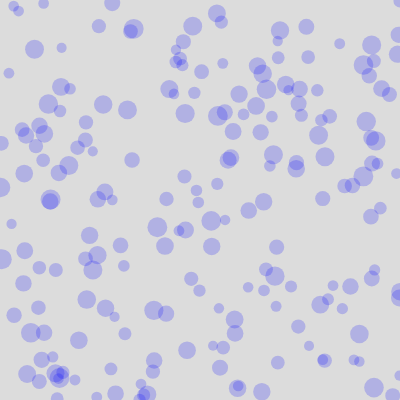
Frame 1 (no input)
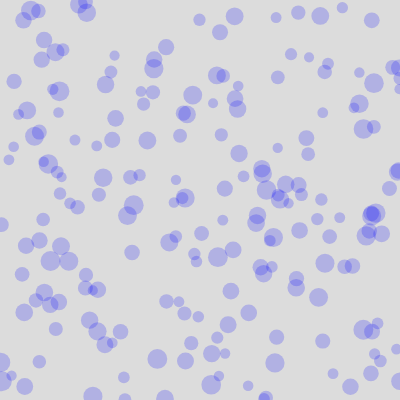
Frame 60 (no input)
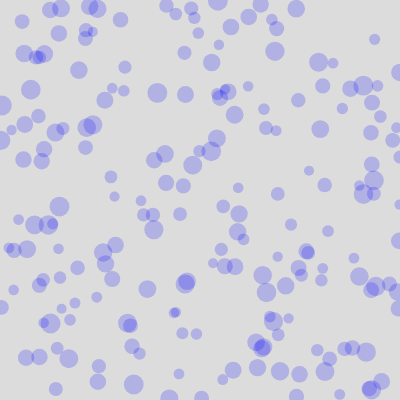
Frame 120 (the mouse pressed at the canvas centre since frame 60)

The p5.js sketch that drew these frames (run headless with seeded random() and noise() and a simulated clock; from frame 60 on, the mouse is pressed at the canvas centre):

// p5.js sketch
// ── sketch.js
var mySnowflakes = [];
var numSnowflakes;

function setup() {
    createCanvas(400, 400);
    
    numSnowflakes = 200;
    for(var i=0; i<numSnowflakes; i++)
    {
        mySnowflakes[i] = new Snowflake();
    }
}

function draw() {
  background(220);
  
    for(var i=0; i<numSnowflakes; i++)
    {
        mySnowflakes[i].move();
        mySnowflakes[i].display();
    }
}



// ── snowflake.js
class Snowflake
{
    constructor()
    {
        // Create a new snowflake with a default
        // x, y, size, and speed
        this.x = random(width);
        this.y = random(height);
        this.size = random(10,20);
        this.speed = random(1,3);
    }

    move()
    {
        // Move down based on the speed
        this.y = this.y + this.speed;
        
        // Wrap the snowflake back to the top of the canvas
        this.y %= height; // Divides y by the height and then sets y to the remainder
    }
    
    display()
    {
        push();
        // Make our snowflakes blue
        fill(0, 0, 255, 50);
        noStroke();
        ellipse(this.x, this.y, this.size, this.size);
        pop();
    }
}
